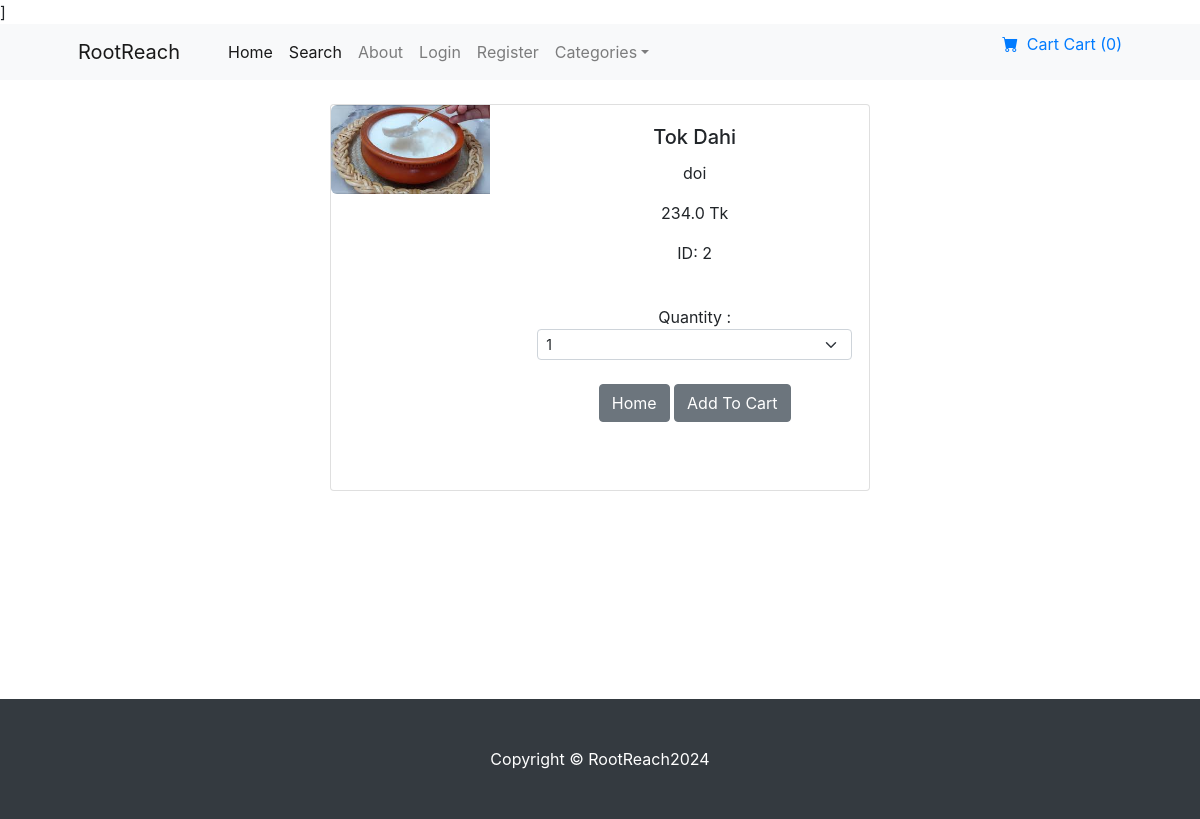
/product_page/2, run on the app's committed database.
### products/models.py (models this page shows, shortened)
class Product(models.Model):
    name = models.CharField(max_length=100)
    price = models.FloatField()
    category = models.ForeignKey(Category, on_delete=models.CASCADE, default=1)
    description = models.TextField()
    image = models.ImageField(upload_to='uploads/products/')
    is_sale = models.BooleanField(default=False)
    sale_price = models.FloatField(default=0)

### RootReach/views.py (the view)
# urls.py: path('product_page/<int:pk>', views.product_page, name='product_page'),
def product_page(request,pk):
    product = Product.objects.get(id= pk)
    return render(request, 'product.html',{'product':product})

### cart/context_processors.py (called while the page is built)
def cart_quantity(request):
    if request.user.is_authenticated:
        cart = Cart(request)
        return {'cart_quantity': len(cart)}
    return {'cart_quantity': 0}

### templates/product.html (shortened to what this page needs)
{% extends 'base.html' %}
{% block content %}
<center>
    <br/>
    <div class="container">
    <div class="card mb-3" style="max-width: 540px;">
        <div class="row g-0">
            <div class="col-md-4">
                <img src="{{ product.image.url }}" class="img-fluid rounded-start" alt="{{ product.name }}">
            </div>
            <div class="col-md-8">
                <div class="card-body">
                    <center>
                        <h5 class="card-title">{{ product.name }}</h5>
                        <p class="card-text">{{ product.description }}</p>
                        <p>{{ product.price }} Tk</p>
                        <p>ID: {{ product.id }}</p>
                         <br/>
                        <div class="row justify-content-center">
                            <div class="col-md2">Quantity :
                             <select class="form-select form-select-sm"  id="qty_cart" >
                              <option value="1">1</option>
                                </select>
                            </div>
                        </div>
                        <br/>
                        <a href="{% url 'home' %}" class="btn btn-secondary">Home</a>
                        <button type="button" class="btn btn-secondary id= add-cart" data-id="{{ product.id }}">Add To Cart </button>
                        <br><br><br>
                    </center>
                </div>
            </div>
        </div>
    </div>
</div>
{% endblock %}

### data on the page
Product: image (picture), name "Tok Dahi", description "doi", price "234.0", id "2"

### other printed values
{{ cart_quantity }} "0"
